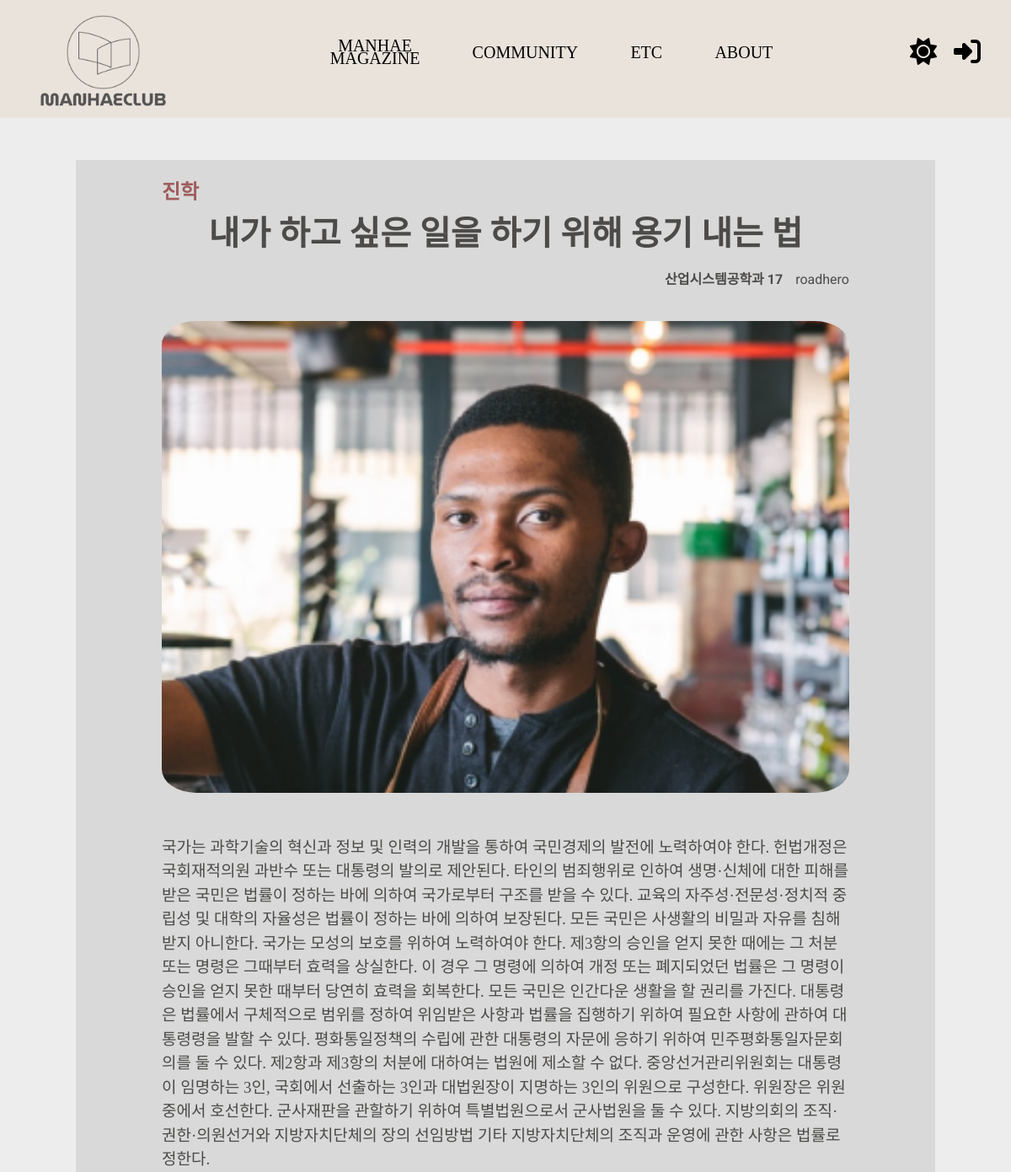
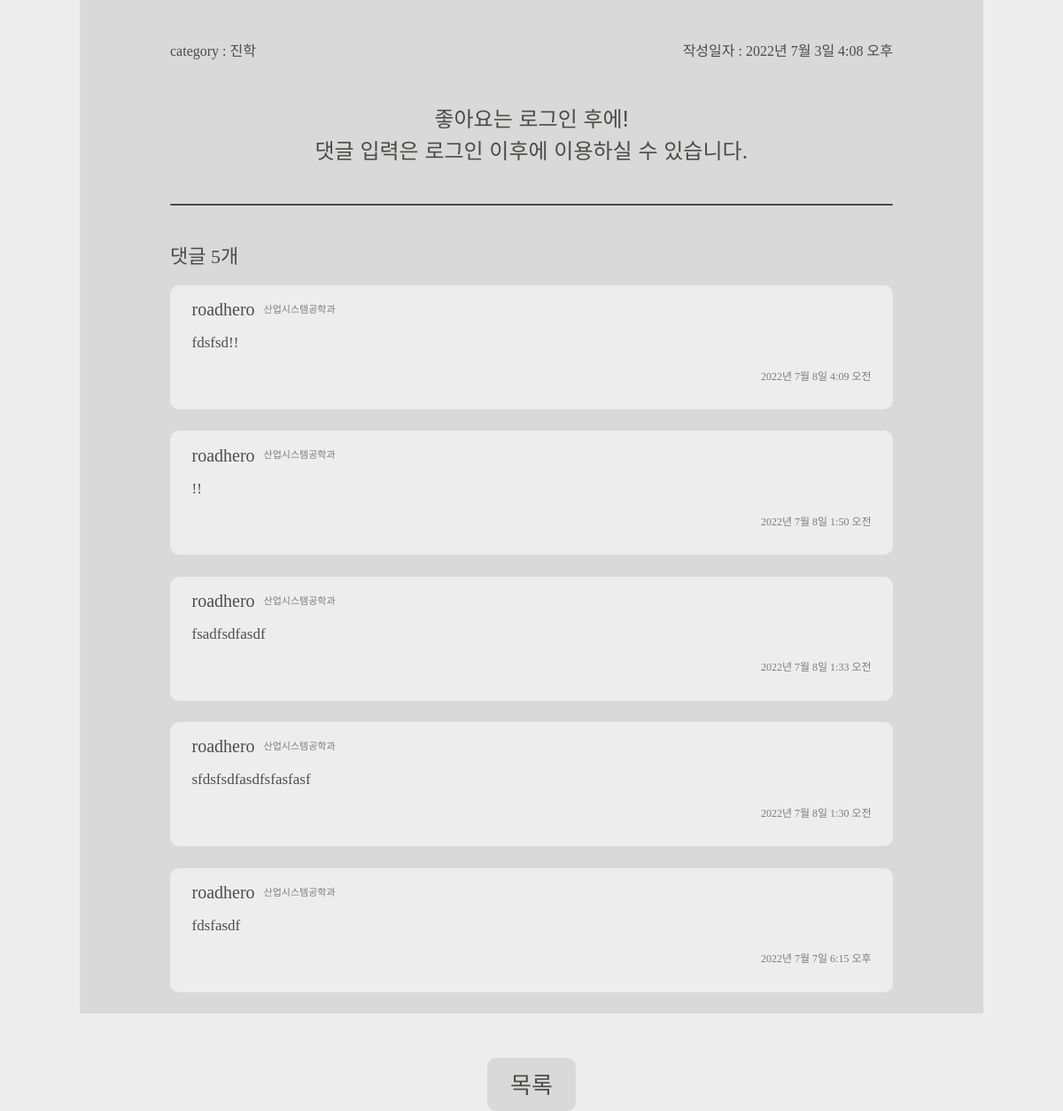
Page /8 on the committed database (2 pictures, top to bottom).
### main/models.py (models this page shows, shortened)
class Post(models.Model):
    title = models.CharField(max_length=100)
    writer = models.ForeignKey(User, on_delete=models.CASCADE)
    pub_date = models.DateTimeField()
    body = models.TextField()
    like_users = models.ManyToManyField(settings.AUTH_USER_MODEL, related_name='like_posts')
    view_users = models.IntegerField(default=0)
    category = models.CharField(max_length=10, choices=post_choice, default='취업')
    image = models.ImageField(upload_to='media/post/', blank=True, null=True)

class Comment(models.Model):
    content = models.TextField()
    writer = models.ForeignKey(User, on_delete=models.CASCADE)
    post = models.ForeignKey(Post ,on_delete=models.CASCADE, related_name ='comments')
    created_at = models.DateTimeField(auto_now=True)
    update_at = models.DateTimeField(auto_now=True)

### accounts/models.py (models this page shows)
class Profile(models.Model):
    user = models.OneToOneField(settings.AUTH_USER_MODEL, on_delete=models.CASCADE, primary_key=True)
    name = models.CharField(max_length=20, default='', null=True)
    university = models.CharField(max_length=20, default='', null=True)
    register = models.IntegerField(null=True)
    major = models.CharField(max_length=20, default='', null=True)
    major2 = models.CharField(max_length=20, default='', null=True)
    def student_number(self):
        return str(self.register)[-2:]

### main/views.py (the view)
# urls.py: path('<str:id>', detail, name='detail'),
def detail(request, id):
    post = get_object_or_404(Post, pk=id)
    print(post.view_users)
    post.view_users = int(post.view_users)+1
    print(post.view_users)
    post.save()
    all_comments = post.comments.all().order_by('-created_at')
    return render(request, 'main/detail.html', {'post': post, 'comments': all_comments})

### main/templates/main/detail.html (shortened to what this page needs)
{% extends 'base.html' %}
{% load static %}
{% block content %}
<div id="background">
    <section class="detail_posting_s">
        <div class="detail_posting">
            <div class="detail_posting_category">{{post.category}}</div>
            <div class="detail_posting_title">{{post.title}}</div>
            <div class="detail_posting_info">
                <p class="detail_posting_info_major">{{post.writer.profile.major}}
                    {{post.writer.profile.student_number}}</p>
                {% if post.writer %}
                {% if 'user' in post.writer.username %}
                <p class="detail_posting_info_writer">{{ post.writer.last_name }} {{ post.writer.first_name }}</p>
                {% else %}
                <p class="detail_posting_info_writer">{{ post.writer }}</p>
                {% endif %}
                {% else %}
                <p class="detail_posting_info_writer">작성자 : 알 수 없음</p>
                {% endif %}
            </div>
            {% if post.image %}
            <img class="detail_posting_img" src="{{post.image.url}}" alt="사진">
            {% endif %}
            <p class="detail_posting_body">
                {{post.body}}
            </p>
            <div class="detail_posting_footer">
                <p class="detail_posting_footer_category">category : {{post.category}}</p>
                <p class="detail_posting_footer_date">작성일자 : {{post.pub_date}}</p>
            </div>
            {% if user.is_authenticated %}
            <form class="detail_posting_like_form" action="{% url 'main:likes' post.id %}" method="POST">
                <div class="detail_posting_like">
                    {% csrf_token %}
                    <div class="detail_posting_like_count">{{post.like_users.count}}</div>
                    {% if user in post.like_users.all %}
                    <i class="fa-solid fa-heart fa-4x detail_d_like"></i>
                    {% else %}
                    <i class="fa-solid fa-heart fa-4x detail_like"></i>
                    {% endif %}
                </div>
            </form>
            {% else %}
            <div class="detail_posting_comment_disable">좋아요는 로그인 후에!</div>
            {% endif %}
        </div>
        <div class="detail_posting_comment">
            {% if user.is_authenticated %}
            <div class="detail_posting_comment_write">
                <div class="detail_posting_comment_write_info">
                    <div class="detail_posting_comment_write_info_name">{{user.username}}</div>
                    <div class="detail_posting_comment_write_info_major">{{user.profile.major}}</div>
                </div>
                <form class="detail_posting_comment_write_form" action="{%url 'main:comment_create' post.id%}"
                    method="POST">
                    {%csrf_token%}
                    <textarea class="detail_posting_comment_write_input" name="content" placeholder="댓글내용입력"></textarea>
                    <input class="detail_posting_comment_write_submit" type="submit" value="확인">
                </form>
            </div>
            {% else %}
            <div class="detail_posting_comment_disable">댓글 입력은 로그인 이후에 이용하실 수 있습니다.</div>
            {% endif %}
            <div class="detail_posting_divider"></div>
            <div class="detail_posting_comment_length">댓글 {{comments|length}}개</div>
            <div class="detail_posting_comment_items">
                {% for comment in comments %}
                <div class="detail_posting_comment_items_item">
                    <section class="detail_posting_comment_items_item_info">
                        <div class="detail_posting_comment_items_item_info_first">
                            {% if 'user' in comment.writer.username %}
                            <div class="detail_posting_comment_items_item_info_first_name">{{ comment.writer.last_name
                                }}
                                {{ comment.writer.first_name }}</div>
                            <div class="detail_posting_comment_items_item_info_first_major">
                                {{comment.writer.profile.major}}</div>
                            {% else %}
                            <div class="detail_posting_comment_items_item_info_first_name">{{ comment.writer }}</div>
                            <div class="detail_posting_comment_items_item_info_first_major">
                                {{comment.writer.profile.major}}</div>
                            {% endif %}
                        </div>
                    </section>
                    <section class="detail_posting_comment_items_item_content">
                        <p>{{comment.content}}</p>
                    </section>
                    <section class="detail_posting_comment_items_item_date">
                        <p>{{comment.created_at}}</p>
                    </section>
                </div>
                {% endfor %}
            </div>
        </div>
    </section>
    <div class="detail_back">
        <a href="{% url 'main:showmain' %}">
            목록
        </a>
    </div>
</div>
{% endblock %}

### main/static/css/main_page.css (style rules this page uses)
#background { display: flex; flex-direction: column; align-items: center; width: 100vw; min-height: 90vh; }

### main/static/css/detail_page.css (style rules this page uses)
.detail_posting_s { margin: 50px 0px; width:85%; display: flex; flex-direction: column; align-items: center; }
.detail_posting { width: 100%; height: 100%; display: flex; flex-direction: column; align-items: center; }
.detail_posting_category { margin-top: 2%; width: 80%; font-family: 'SUIT-Medium'; font-weight: 600; color: #A05D5D; font-size: 24px; }
.detail_posting_title { margin-top: 2px; font-family: 'Roboto', sans-serif; font-weight: 700; font-size: 40px; text-align: center; width: 80%; }
.detail_posting_info { font-family: 'Roboto', sans-serif; margin-top: 12px; display: flex; justify-content: flex-end; width: 80%; }
.detail_posting_info_major { font-weight: 700; margin-right: 15px; }
.detail_posting_img { margin-top: 2%; border-radius: 5%; width: 80%; height: 70vh; object-fit: cover; }
.detail_posting_body { font-family: 'KoPubDotumMedium'; width: 80%; margin-top: 5%; font-size: 19px; }
.detail_posting_footer { font-family: 'KoPubDotumMedium'; margin: 3%; display: flex; justify-content: space-between; width: 80%; }
.detail_posting_footer_category, .detail_posting_footer_date { display: flex; align-items: center; }
.detail_posting_comment { width: 80%; }
.detail_posting_divider { margin: 5% 0; background-color: #4D4B46; height: 2px; width: 100%; border-radius: 10px; }
.detail_posting_comment_length { font-size: 22px; font-family: 'KoPubDotumMedium'; margin-bottom: 2%; }
.detail_posting_comment_disable { font-size: 24px; text-align: center; width: 100%; }
.detail_posting_comment_items { font-family: 'KoPubDotumMedium'; width: 100%; display: flex; flex-direction: column; }
.detail_posting_comment_items_item { display: flex; flex-direction: column; border-radius: 10px; padding: 1.5% 3%; margin-bottom: 3%; position: relative; }
.detail_posting_comment_items_item_info { display: flex; align-items: flex-end; justify-content: space-between; }
.detail_posting_comment_items_item_info_first { display: flex; align-items: center; }
.detail_posting_comment_items_item_info_first > div:first-child { margin-right: 10px; }
.detail_posting_comment_items_item_info_first_name { font-size: 20px; }
.detail_posting_comment_items_item_info_first_major { font-size: 11px; opacity: 0.7; }
.detail_posting_comment_items_item_content { font-size: 17px; margin-top: 10px; }
.detail_posting_comment_items_item_date { text-align: end; font-size: 12px; opacity: 0.7; }
.detail_back { display: flex; align-items: center; justify-content: center; border-radius: 10px; font-size: 26px; width : 100px; height: 60px; }

### main/static/css/community_m.css (style rules this page uses)
a { text-decoration:none; }

### main/static/css/dark.css (style rules this page uses)
:root { --nav-color:#6F816F; --back-color : #514C48; --title-color: #FFFFFF; --btn-color : #FFFFFF; --btn-back-color : #3D3939; --btn-hover-color : #3D3939; --btn-hover-back-color : #FFFFFF; --detail-back-color : #2D2A2A; --detail-color : #FFFFFF; --search-color: #656260; --detail-comment-back-color : #4E4E4E; --detail-comment-submit-back-color: #D9D9D9; --detail-comment-color : #FFFFFF; --detail-back-color : #2D2A2A; }
.lightmode { --nav-color: #EAE3DC; --back-color: rgb(237,237,237); --title-color: #4C4B49; --btn-color : #4D4B49; --btn-back-color : #D9D9D9; --btn-hover-color : #EFEFEF; --btn-hover-back-color : #4388A6; --detail-back-color : #FFFFFF; --detail-color : #4C4B49; --search-color: #C8C8C8; --detail-comment-back-color : rgb(237,237,237); --detail-comment-submit-back-color: #D9D9D9; --detail-comment-color : #4E4E4E; --detail-back-color :#D9D9D9; }
#background { background-color: var(--back-color); }
.detail_posting_s { background-color: var(--detail-back-color); color: var(--detail-color); }
.detail_posting_comment_items_item { background-color: var(--detail-comment-back-color);; color: var(--detail-comment-color);; }
.detail_back { background: var(--detail-back-color); }
.detail_back > a, .detail_back > a:hover { color : var(--btn-color ); }

### rows in the picture
Post: category "진학", title "내가 하고 싶은 일을 하기 위해 용기 내는 법", writer.profile.major "산업시스템공학과", writer.profile.student_number "17", writer "roadhero", image (picture), body "국가는 과학기술의 혁신과 정보 및 인력의 개발을 통하여 국민경제의 발전에 노력하여야 한다. 헌법개정은 국회재적의원 과반수 또는 대통령의 발의로 제안된다. 타인의 범죄행위로 인하여 생명·신체에 대한 피해를 받은 국민은 법률이 정하는 바에 의하여 국가로부터 구조를 받을 수 있다. 교육의 자주성·전문성·정치적 중립성 및 대학의 자율성은 법률이 정하는 바에 의하여 보장된다. 모든 국민은 사생활의 비밀과 자유를 침해받지 아니한다. 국가는 모성의 보호를 위하여 노력하여야 한다. 제3항의 승인을 얻지 못한 때에는 그 처분 또는 명령은 그때부터 효력을 상실한다. 이 경우 그 명령에 의하여 개정 또는 폐지되었던 법률은 그 명령이 승인을 얻지 못한 때부터 당연히 효력을 회복한다. 모든 국민은 인간다운 생활을 할 권리를 가진다. 대통령은 법률에서 구체적으로 범위를 정하여 위임받은 사항과 법률을 집행하기 위하여 필요한 사항에 관하여 대통령령을 발할 수 있다. 평화통일정책의 수립에 관한 대통령의 자문에 응하기 위하여 민주평화통일자문회의를 둘 수 있다. 제2항과 제3항의 처분에 대하여는 법원에 제소할 수 없다. 중앙선거관리위원회는 대통령이 임명하는 3인, 국회에서 선출하는 3인과 대법원장이 지명하는 3인의 위원으로 구성한다. 위원장은 위원중에서 호선한다. 군사재판을 관할하기 위하여 특별법원으로서 군사법원을 둘 수 있다. 지방의회의 조직·권한·의원선거와…", pub_date "2022년 7월 3일 4:08 오후"
Comment: writer "roadhero", writer.profile.major "산업시스템공학과", content "fdsfsd!!", created_at "2022년 7월 8일 4:09 오전"
Comment: writer "roadhero", writer.profile.major "산업시스템공학과", content "!!", created_at "2022년 7월 8일 1:50 오전"
Comment: writer "roadhero", writer.profile.major "산업시스템공학과", content "fsadfsdfasdf", created_at "2022년 7월 8일 1:33 오전"
Comment: writer "roadhero", writer.profile.major "산업시스템공학과", content "sfdsfsdfasdfsfasfasf", created_at "2022년 7월 8일 1:30 오전"
Comment: writer "roadhero", writer.profile.major "산업시스템공학과", content "fdsfasdf", created_at "2022년 7월 7일 6:15 오후"

### other values in the picture
{{ comments|length }} "5"
